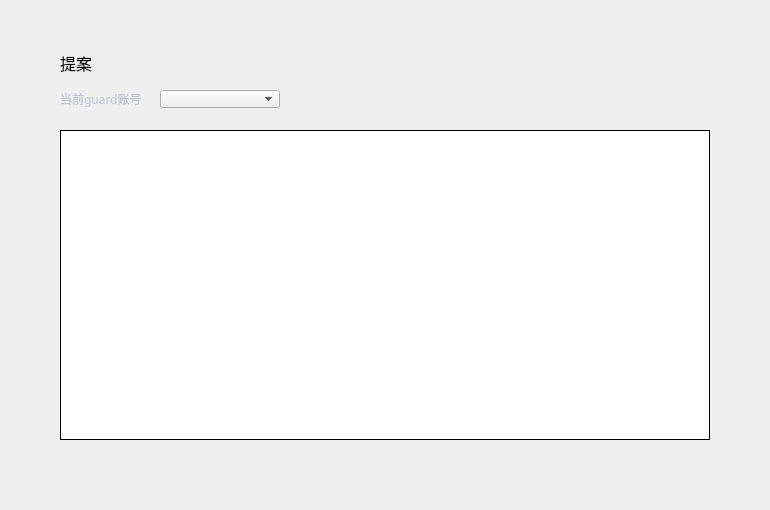
<?xml version="1.0" encoding="UTF-8"?>
<ui version="4.0">
 <class>ProposalPage</class>
 <widget class="QWidget" name="ProposalPage">
  <property name="geometry">
   <rect>
    <x>0</x>
    <y>0</y>
    <width>770</width>
    <height>510</height>
   </rect>
  </property>
  <property name="windowTitle">
   <string>Form</string>
  </property>
  <widget class="QTableWidget" name="proposalTableWidget">
   <property name="geometry">
    <rect>
     <x>60</x>
     <y>130</y>
     <width>650</width>
     <height>310</height>
    </rect>
   </property>
   <property name="cursor" stdset="0">
    <cursorShape>ArrowCursor</cursorShape>
   </property>
   <property name="layoutDirection">
    <enum>Qt::LeftToRight</enum>
   </property>
   <property name="styleSheet">
    <string notr="true"/>
   </property>
   <property name="frameShape">
    <enum>QFrame::Box</enum>
   </property>
   <property name="frameShadow">
    <enum>QFrame::Plain</enum>
   </property>
   <property name="verticalScrollBarPolicy">
    <enum>Qt::ScrollBarAsNeeded</enum>
   </property>
   <property name="horizontalScrollBarPolicy">
    <enum>Qt::ScrollBarAlwaysOff</enum>
   </property>
   <property name="autoScroll">
    <bool>true</bool>
   </property>
   <property name="editTriggers">
    <set>QAbstractItemView::NoEditTriggers</set>
   </property>
   <property name="selectionMode">
    <enum>QAbstractItemView::NoSelection</enum>
   </property>
   <property name="iconSize">
    <size>
     <width>19</width>
     <height>12</height>
    </size>
   </property>
   <property name="showGrid">
    <bool>true</bool>
   </property>
   <property name="gridStyle">
    <enum>Qt::SolidLine</enum>
   </property>
   <attribute name="horizontalHeaderVisible">
    <bool>false</bool>
   </attribute>
   <attribute name="horizontalHeaderCascadingSectionResizes">
    <bool>false</bool>
   </attribute>
   <attribute name="horizontalHeaderHighlightSections">
    <bool>false</bool>
   </attribute>
   <attribute name="verticalHeaderVisible">
    <bool>false</bool>
   </attribute>
   <attribute name="verticalHeaderHighlightSections">
    <bool>false</bool>
   </attribute>
   <column>
    <property name="text">
     <string>失效时间（GMT）</string>
    </property>
    <property name="font">
     <font>
      <family>微软雅黑</family>
     </font>
    </property>
    <property name="textAlignment">
     <set>AlignCenter</set>
    </property>
   </column>
   <column>
    <property name="text">
     <string>发起人</string>
    </property>
    <property name="font">
     <font>
      <family>微软雅黑</family>
     </font>
    </property>
    <property name="textAlignment">
     <set>AlignCenter</set>
    </property>
   </column>
   <column>
    <property name="text">
     <string>类型（点击查看）</string>
    </property>
    <property name="font">
     <font>
      <family>微软雅黑</family>
     </font>
    </property>
    <property name="textAlignment">
     <set>AlignCenter</set>
    </property>
   </column>
   <column>
    <property name="text">
     <string>投票状态</string>
    </property>
    <property name="font">
     <font>
      <family>微软雅黑</family>
     </font>
    </property>
    <property name="textAlignment">
     <set>AlignCenter</set>
    </property>
   </column>
   <column>
    <property name="text">
     <string>我的投票</string>
    </property>
    <property name="font">
     <font>
      <family>微软雅黑</family>
     </font>
    </property>
    <property name="textAlignment">
     <set>AlignCenter</set>
    </property>
   </column>
   <column>
    <property name="text">
     <string/>
    </property>
   </column>
   <column>
    <property name="text">
     <string/>
    </property>
   </column>
  </widget>
  <widget class="QLabel" name="label">
   <property name="geometry">
    <rect>
     <x>60</x>
     <y>90</y>
     <width>100</width>
     <height>18</height>
    </rect>
   </property>
   <property name="font">
    <font>
     <family>微软雅黑</family>
    </font>
   </property>
   <property name="styleSheet">
    <string notr="true">color: rgb(192, 196, 212);</string>
   </property>
   <property name="text">
    <string>当前guard账号</string>
   </property>
   <property name="alignment">
    <set>Qt::AlignLeading|Qt::AlignLeft|Qt::AlignVCenter</set>
   </property>
  </widget>
  <widget class="QComboBox" name="accountComboBox">
   <property name="geometry">
    <rect>
     <x>160</x>
     <y>90</y>
     <width>120</width>
     <height>18</height>
    </rect>
   </property>
   <property name="font">
    <font>
     <family>微软雅黑</family>
     <weight>50</weight>
     <bold>false</bold>
    </font>
   </property>
   <property name="focusPolicy">
    <enum>Qt::NoFocus</enum>
   </property>
   <property name="styleSheet">
    <string notr="true"/>
   </property>
  </widget>
  <widget class="QLabel" name="title_label">
   <property name="geometry">
    <rect>
     <x>60</x>
     <y>50</y>
     <width>200</width>
     <height>26</height>
    </rect>
   </property>
   <property name="font">
    <font>
     <family>微软雅黑</family>
     <pointsize>12</pointsize>
     <weight>50</weight>
     <italic>false</italic>
     <bold>false</bold>
    </font>
   </property>
   <property name="styleSheet">
    <string notr="true"/>
   </property>
   <property name="text">
    <string>提案</string>
   </property>
  </widget>
  <widget class="QStackedWidget" name="stackedWidget">
   <property name="geometry">
    <rect>
     <x>0</x>
     <y>469</y>
     <width>770</width>
     <height>41</height>
    </rect>
   </property>
  </widget>
 </widget>
 <resources/>
 <connections/>
</ui>
